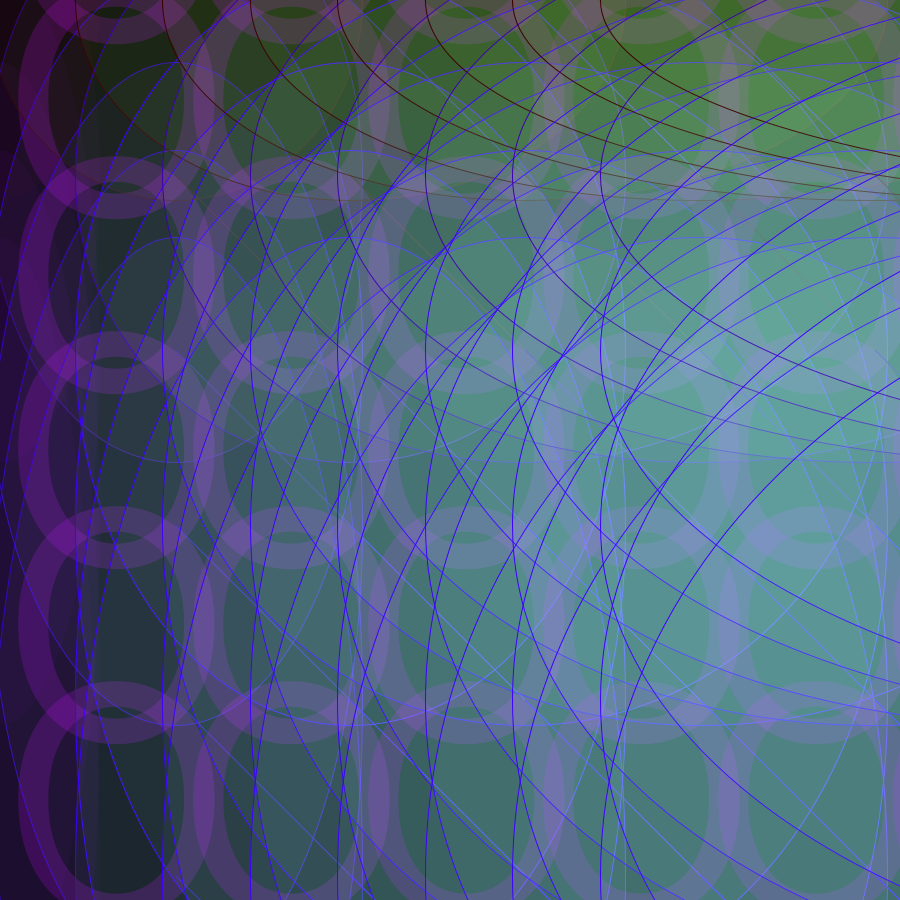
Frame 1 (no input)
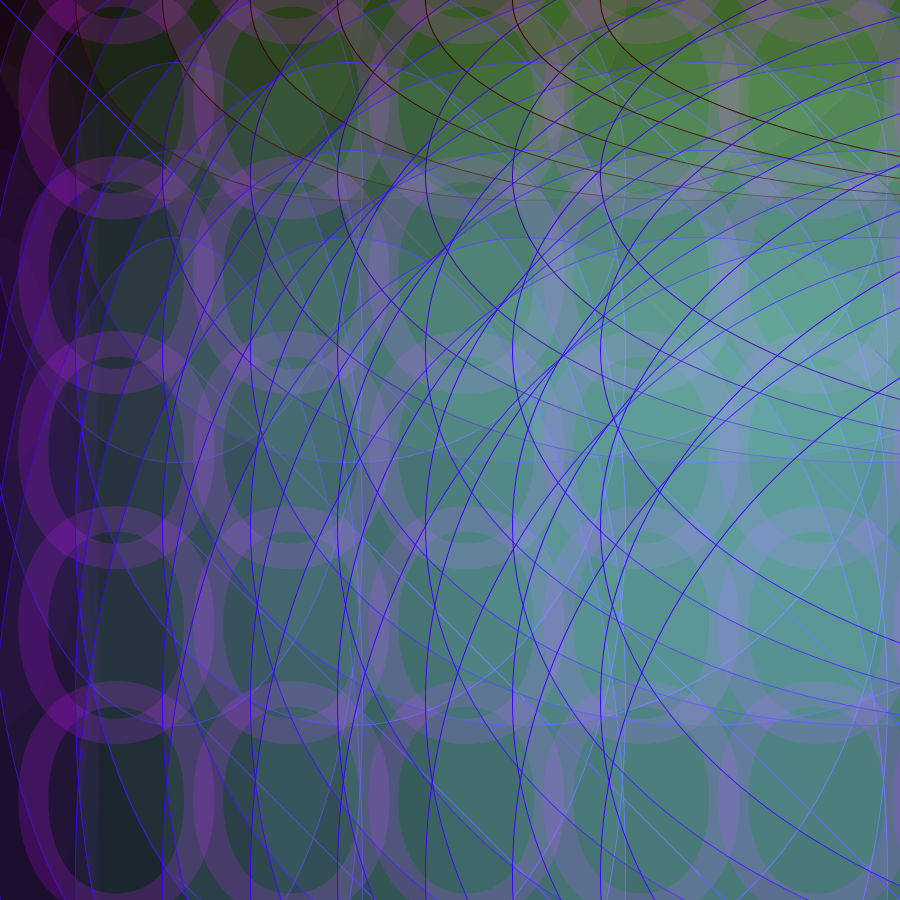
Frame 60 (the mouse pressed at the canvas centre just before this capture)
Frame 120 (the mouse held since frame 60 and released just before this capture): identical to frame 60, image omitted

The Processing sketch that drew these frames (run headless with seeded random() and noise(); from frame 60 on, the mouse is pressed at the canvas centre):

// Processing sketch: processing_27030
// ── processing_27030.pde

void setup () {
  size (900,900);
}


void draw () {
  background (0);


    
  for (int i=0; i<1500; i = i +175){
  for (int j=0; j<1000; j=j+175){
    
    fill (0);
   line (i,j, i+200, j+200);
   
    fill (150, i, j, 10);
    stroke (60,0,j, i);
  ellipse(i,j,i+200,j+400);
    
    
    fill (200,0, 255,50);
    textSize (350);
    text ("O", i, j+40);
  }
}
}
